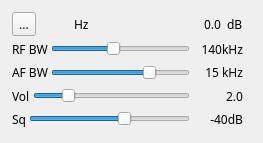
<?xml version="1.0" encoding="UTF-8"?>
<ui version="4.0">
 <class>WFMDemodGUI</class>
 <widget class="RollupWidget" name="WFMDemodGUI">
  <property name="geometry">
   <rect>
    <x>0</x>
    <y>0</y>
    <width>263</width>
    <height>143</height>
   </rect>
  </property>
  <property name="font">
   <font>
    <family>Sans Serif</family>
    <pointsize>9</pointsize>
   </font>
  </property>
  <property name="windowTitle">
   <string>WFM Demodulator</string>
  </property>
  <widget class="QWidget" name="settingsContainer" native="true">
   <property name="geometry">
    <rect>
     <x>10</x>
     <y>10</y>
     <width>235</width>
     <height>121</height>
    </rect>
   </property>
   <property name="windowTitle">
    <string>Settings</string>
   </property>
   <layout class="QVBoxLayout" name="verticalLayout">
    <property name="spacing">
     <number>3</number>
    </property>
    <property name="margin">
     <number>2</number>
    </property>
    <item>
     <layout class="QHBoxLayout" name="deltaFreqPowLayout">
      <item>
       <layout class="QHBoxLayout" name="deltaFreqiencyLayout">
        <item>
         <widget class="QToolButton" name="deltaMinus">
          <property name="toolTip">
           <string>Frequency shift direction</string>
          </property>
          <property name="text">
           <string>...</string>
          </property>
          <property name="icon">
           <iconset>
            <selectedoff>:/plus.png</selectedoff>
            <selectedon>:/minus.png</selectedon>
           </iconset>
          </property>
          <property name="checkable">
           <bool>true</bool>
          </property>
         </widget>
        </item>
        <item>
         <widget class="ValueDial" name="deltaFrequency" native="true">
          <property name="sizePolicy">
           <sizepolicy hsizetype="Maximum" vsizetype="Maximum">
            <horstretch>0</horstretch>
            <verstretch>0</verstretch>
           </sizepolicy>
          </property>
          <property name="minimumSize">
           <size>
            <width>32</width>
            <height>16</height>
           </size>
          </property>
          <property name="font">
           <font>
            <family>Monospace</family>
            <pointsize>12</pointsize>
           </font>
          </property>
          <property name="cursor">
           <cursorShape>SizeVerCursor</cursorShape>
          </property>
          <property name="focusPolicy">
           <enum>Qt::StrongFocus</enum>
          </property>
          <property name="toolTip">
           <string>Demod shift frequency from center in Hz</string>
          </property>
         </widget>
        </item>
        <item>
         <widget class="QLabel" name="deltaUnits">
          <property name="text">
           <string>Hz </string>
          </property>
         </widget>
        </item>
       </layout>
      </item>
      <item>
       <spacer name="horizontalSpacer">
        <property name="orientation">
         <enum>Qt::Horizontal</enum>
        </property>
        <property name="sizeHint" stdset="0">
         <size>
          <width>40</width>
          <height>20</height>
         </size>
        </property>
       </spacer>
      </item>
      <item>
       <layout class="QHBoxLayout" name="channelPowerLayout">
        <item>
         <widget class="QLabel" name="channelPower">
          <property name="toolTip">
           <string>Channel power</string>
          </property>
          <property name="layoutDirection">
           <enum>Qt::RightToLeft</enum>
          </property>
          <property name="text">
           <string>0.0</string>
          </property>
         </widget>
        </item>
        <item>
         <widget class="QLabel" name="channelPowerUnits">
          <property name="text">
           <string> dB</string>
          </property>
         </widget>
        </item>
       </layout>
      </item>
     </layout>
    </item>
    <item>
     <layout class="QHBoxLayout" name="rfBandwidthLayout">
      <item>
       <widget class="QLabel" name="label">
        <property name="text">
         <string>RF BW</string>
        </property>
       </widget>
      </item>
      <item>
       <widget class="QSlider" name="rfBW">
        <property name="toolTip">
         <string>Demodulator (RF) bandwidth</string>
        </property>
        <property name="maximum">
         <number>9</number>
        </property>
        <property name="pageStep">
         <number>1</number>
        </property>
        <property name="value">
         <number>4</number>
        </property>
        <property name="orientation">
         <enum>Qt::Horizontal</enum>
        </property>
       </widget>
      </item>
      <item>
       <widget class="QLabel" name="rfBWText">
        <property name="minimumSize">
         <size>
          <width>50</width>
          <height>0</height>
         </size>
        </property>
        <property name="text">
         <string>140kHz</string>
        </property>
        <property name="alignment">
         <set>Qt::AlignRight|Qt::AlignTrailing|Qt::AlignVCenter</set>
        </property>
       </widget>
      </item>
     </layout>
    </item>
    <item>
     <layout class="QHBoxLayout" name="afBandwidthLayout">
      <item>
       <widget class="QLabel" name="label_2">
        <property name="text">
         <string>AF BW</string>
        </property>
       </widget>
      </item>
      <item>
       <widget class="QSlider" name="afBW">
        <property name="toolTip">
         <string>Audio bandwidth</string>
        </property>
        <property name="minimum">
         <number>1</number>
        </property>
        <property name="maximum">
         <number>20</number>
        </property>
        <property name="pageStep">
         <number>1</number>
        </property>
        <property name="value">
         <number>15</number>
        </property>
        <property name="orientation">
         <enum>Qt::Horizontal</enum>
        </property>
       </widget>
      </item>
      <item>
       <widget class="QLabel" name="afBWText">
        <property name="minimumSize">
         <size>
          <width>50</width>
          <height>0</height>
         </size>
        </property>
        <property name="text">
         <string>15 kHz</string>
        </property>
        <property name="alignment">
         <set>Qt::AlignRight|Qt::AlignTrailing|Qt::AlignVCenter</set>
        </property>
       </widget>
      </item>
     </layout>
    </item>
    <item>
     <layout class="QHBoxLayout" name="volumeLayout">
      <item>
       <widget class="QLabel" name="label_3">
        <property name="text">
         <string>Vol</string>
        </property>
       </widget>
      </item>
      <item>
       <widget class="QSlider" name="volume">
        <property name="toolTip">
         <string>Volume</string>
        </property>
        <property name="maximum">
         <number>100</number>
        </property>
        <property name="pageStep">
         <number>1</number>
        </property>
        <property name="value">
         <number>20</number>
        </property>
        <property name="orientation">
         <enum>Qt::Horizontal</enum>
        </property>
       </widget>
      </item>
      <item>
       <widget class="QLabel" name="volumeText">
        <property name="minimumSize">
         <size>
          <width>50</width>
          <height>0</height>
         </size>
        </property>
        <property name="text">
         <string>2.0</string>
        </property>
        <property name="alignment">
         <set>Qt::AlignRight|Qt::AlignTrailing|Qt::AlignVCenter</set>
        </property>
       </widget>
      </item>
     </layout>
    </item>
    <item>
     <layout class="QHBoxLayout" name="squelchLayout">
      <item>
       <widget class="QLabel" name="label_4">
        <property name="text">
         <string>Sq</string>
        </property>
       </widget>
      </item>
      <item>
       <widget class="QSlider" name="squelch">
        <property name="toolTip">
         <string>Squelch</string>
        </property>
        <property name="minimum">
         <number>-100</number>
        </property>
        <property name="maximum">
         <number>0</number>
        </property>
        <property name="value">
         <number>-40</number>
        </property>
        <property name="orientation">
         <enum>Qt::Horizontal</enum>
        </property>
       </widget>
      </item>
      <item>
       <widget class="QLabel" name="squelchText">
        <property name="minimumSize">
         <size>
          <width>50</width>
          <height>0</height>
         </size>
        </property>
        <property name="text">
         <string>-40dB</string>
        </property>
        <property name="alignment">
         <set>Qt::AlignRight|Qt::AlignTrailing|Qt::AlignVCenter</set>
        </property>
       </widget>
      </item>
     </layout>
    </item>
   </layout>
  </widget>
 </widget>
 <customwidgets>
  <customwidget>
   <class>RollupWidget</class>
   <extends>QWidget</extends>
   <header>gui/rollupwidget.h</header>
   <container>1</container>
  </customwidget>
  <customwidget>
   <class>ValueDial</class>
   <extends>QWidget</extends>
   <header>gui/valuedial.h</header>
   <container>1</container>
  </customwidget>
 </customwidgets>
 <resources>
  <include location="../../../sdrbase/resources/res.qrc"/>
 </resources>
 <connections/>
</ui>
